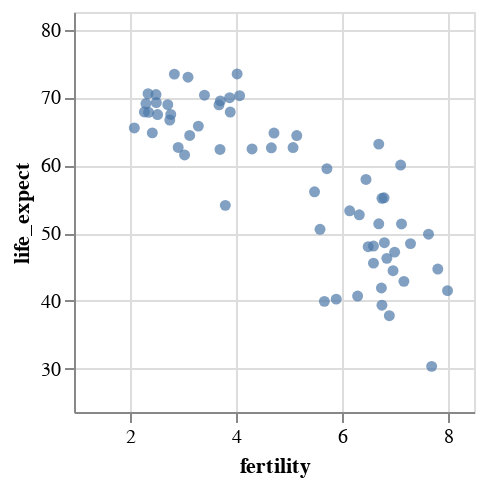

Notebook cell for this chart:
### Code cell
alx.filter_slider(field='year') + alx.scatterplot(df,x='fertility',y='life_expect')

### Figure 1 — Vega-Lite specification as saved in the notebook (floating-point values rounded to 4 significant figures; data arrays with more than 128 entries replaced by an {"elided": "..."} marker saying what was removed)
{"config": {"view": {"continuousWidth": 400, "continuousHeight": 300}}, "data": {"name": "data-89be1acdd14c7effd56f4dd0fabf92c3"}, "mark": "circle", "encoding": {"x": {"axis": {}, "field": "fertility", "scale": {"domain": [0.94, 8.5]}, "type": "quantitative"}, "y": {"axis": {}, "field": "life_expect", "scale": {"domain": [23.6, 82.6]}, "type": "quantitative"}}, "height": 200, "params": [{"name": "ALX_SELECTION_slider_FILTER", "select": {"type": "point", "fields": ["year"], "nearest": true}, "bind": {"input": "range", "max": 2005.0, "min": 1955.0, "name": "year:", "step": 5.0}, "value": 1955.0}], "transform": [{"filter": {"param": "ALX_SELECTION_slider_FILTER"}}], "width": 200, "$schema": "https://vega.github.io/schema/vega-lite/v5.2.0.json", "datasets": {"data-89be1acdd14c7effd56f4dd0fabf92c3": {"elided": "693 records"}}}
